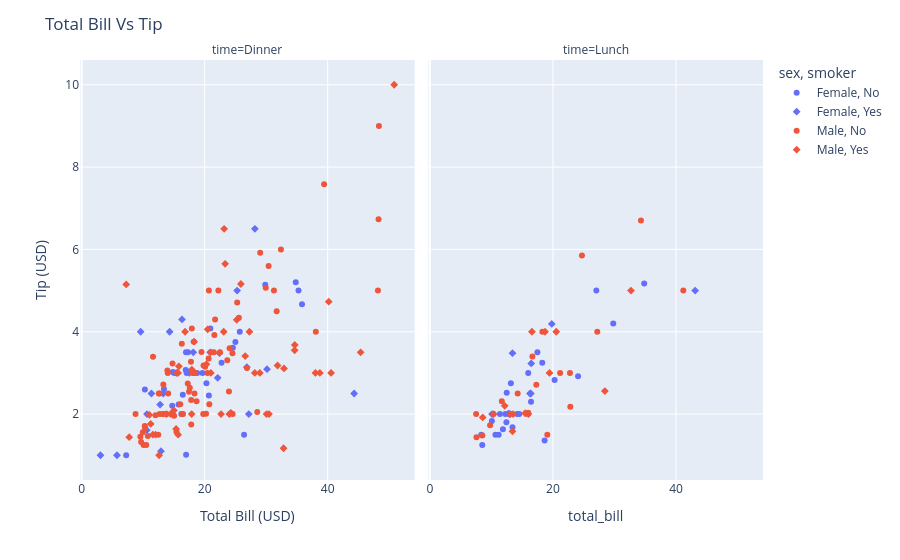

The cell this chart's notebook holds for it:
### Code cell
""" Data visualization with plotly """

""" scatter plot with plotly 

sns            |   px
===============================
kind='scatter' | px.scatter
data           | data_frame
hue            | color
col            | facet_col
row            | facet_row

"""
import plotly.express as px

plot = px.scatter(
    data_frame=tips,
    x='total_bill',
    y='tip',
    color='sex',
    facet_col='time',
    symbol='smoker'
)

plot.update_layout(
    xaxis_title='Total Bill (USD)',
    yaxis_title='Tip (USD)',
    title='Total Bill Vs Tip',
)

plot.show()

### Figure 1 — Plotly figure (JSON) as saved in the notebook; plotly's stock layout.template omitted (floating-point values rounded to 4 significant figures)
{"data": [{"hovertemplate": "sex=Female<br>smoker=No<br>time=Dinner<br>total_bill=%{x}<br>tip=%{y}<extra></extra>", "legendgroup": "Female, No", "marker": {"color": "#636efa", "symbol": "circle"}, "mode": "markers", "name": "Female, No", "orientation": "v", "showlegend": true, "x": [16.99, 24.59, 35.26, 14.83, 10.33, 16.97, 20.29, 15.77, 19.65, 15.06, 20.69, 16.93, 10.29, 34.81, 26.41, 16.45, 17.07, 14.73, 22.75, 20.92, 7.25, 25.71, 17.31, 29.85, 25.0, 13.39, 16.21, 35.83, 18.78], "xaxis": "x", "y": [1.01, 3.61, 5.0, 3.02, 1.67, 3.5, 2.75, 2.23, 3.0, 3.0, 2.45, 3.07, 2.6, 5.2, 1.5, 2.47, 3.0, 2.2, 3.25, 4.08, 1.0, 4.0, 3.5, 5.14, 3.75, 2.61, 2.0, 4.67, 3.0], "yaxis": "y", "type": "scatter"}, {"hovertemplate": "sex=Female<br>smoker=No<br>time=Lunch<br>total_bill=%{x}<br>tip=%{y}<extra></extra>", "legendgroup": "Female, No", "marker": {"color": "#636efa", "symbol": "circle"}, "mode": "markers", "name": "Female, No", "orientation": "v", "showlegend": false, "x": [10.07, 34.83, 10.65, 12.43, 24.08, 13.42, 12.48, 29.8, 14.52, 11.38, 20.27, 11.17, 12.26, 18.26, 8.51, 10.33, 14.15, 13.16, 17.47, 27.05, 16.43, 8.35, 18.64, 11.87, 15.98], "xaxis": "x2", "y": [1.83, 5.17, 1.5, 1.8, 2.92, 1.68, 2.52, 4.2, 2.0, 2.0, 2.83, 1.5, 2.0, 3.25, 1.25, 2.0, 2.0, 2.75, 3.5, 5.0, 2.3, 1.5, 1.36, 1.63, 3.0], "yaxis": "y2", "type": "scatter"}, {"hovertemplate": "sex=Female<br>smoker=Yes<br>time=Dinner<br>total_bill=%{x}<br>tip=%{y}<extra></extra>", "legendgroup": "Female, Yes", "marker": {"color": "#636efa", "symbol": "diamond"}, "mode": "markers", "name": "Female, Yes", "orientation": "v", "showlegend": true, "x": [3.07, 26.86, 25.28, 5.75, 16.32, 11.35, 15.38, 44.3, 22.42, 14.31, 17.51, 10.59, 10.63, 9.6, 20.9, 18.15, 12.76, 13.27, 28.17, 12.9, 30.14, 22.12, 27.18], "xaxis": "x", "y": [1.0, 3.14, 5.0, 1.0, 4.3, 2.5, 3.0, 2.5, 3.48, 4.0, 3.0, 1.61, 2.0, 4.0, 3.5, 3.5, 2.23, 2.5, 6.5, 1.1, 3.09, 2.88, 2.0], "yaxis": "y", "type": "scatter"}, {"hovertemplate": "sex=Female<br>smoker=Yes<br>time=Lunch<br>total_bill=%{x}<br>tip=%{y}<extra></extra>", "legendgroup": "Female, Yes", "marker": {"color": "#636efa", "symbol": "diamond"}, "mode": "markers", "name": "Female, Yes", "orientation": "v", "showlegend": false, "x": [19.81, 43.11, 13.0, 12.74, 13.0, 16.4, 16.47, 13.42, 16.27, 10.09], "xaxis": "x2", "y": [4.19, 5.0, 2.0, 2.01, 2.0, 2.5, 3.23, 3.48, 2.5, 2.0], "yaxis": "y2", "type": "scatter"}, {"hovertemplate": "sex=Male<br>smoker=No<br>time=Dinner<br>total_bill=%{x}<br>tip=%{y}<extra></extra>", "legendgroup": "Male, No", "marker": {"color": "#EF553B", "symbol": "circle"}, "mode": "markers", "name": "Male, No", "orientation": "v", "showlegend": true, "x": [10.34, 21.01, 23.68, 25.29, 8.77, 26.88, 15.04, 14.78, 10.27, 15.42, 18.43, 21.58, 16.29, 20.65, 17.92, 39.42, 19.82, 17.81, 13.37, 12.69, 21.7, 9.55, 18.35, 17.78, 24.06, 16.31, 18.69, 31.27, 16.04, 17.46, 13.94, 9.68, 30.4, 18.29, 22.23, 32.4, 28.55, 18.04, 12.54, 9.94, 25.56, 19.49, 48.27, 17.59, 20.08, 20.23, 12.02, 10.51, 22.49, 12.46, 18.24, 14.0, 38.07, 23.95, 29.93, 14.07, 13.13, 17.26, 24.55, 19.77, 48.17, 16.49, 21.5, 12.66, 13.81, 24.52, 20.76, 31.71, 20.69, 48.33, 20.45, 13.28, 11.61, 10.77, 10.07, 29.03, 17.82], "xaxis": "x", "y": [1.66, 3.5, 3.31, 4.71, 2.0, 3.12, 1.96, 3.23, 1.71, 1.57, 3.0, 3.92, 3.71, 3.35, 4.08, 7.58, 3.18, 2.34, 2.0, 2.0, 4.3, 1.45, 2.5, 3.27, 3.6, 2.0, 2.31, 5.0, 2.24, 2.54, 3.06, 1.32, 5.6, 3.0, 5.0, 6.0, 2.05, 3.0, 2.5, 1.56, 4.34, 3.51, 6.73, 2.64, 3.15, 2.01, 1.97, 1.25, 3.5, 1.5, 3.76, 3.0, 4.0, 2.55, 5.07, 2.5, 2.0, 2.74, 2.0, 2.0, 5.0, 2.0, 3.5, 2.5, 2.0, 3.48, 2.24, 4.5, 5.0, 9.0, 3.0, 2.72, 3.39, 1.47, 1.25, 5.92, 1.75], "yaxis": "y", "type": "scatter"}, {"hovertemplate": "sex=Male<br>smoker=No<br>time=Lunch<br>total_bill=%{x}<br>tip=%{y}<extra></extra>", "legendgroup": "Male, No", "marker": {"color": "#EF553B", "symbol": "circle"}, "mode": "markers", "name": "Male, No", "orientation": "v", "showlegend": false, "x": [27.2, 22.76, 17.29, 16.66, 15.98, 13.03, 18.28, 24.71, 21.16, 11.69, 14.26, 15.95, 8.52, 22.82, 19.08, 34.3, 41.19, 9.78, 7.51, 7.56], "xaxis": "x2", "y": [4.0, 3.0, 2.71, 3.4, 2.03, 2.0, 4.0, 5.85, 3.0, 2.31, 2.5, 2.0, 1.48, 2.18, 1.5, 6.7, 5.0, 1.73, 2.0, 1.44], "yaxis": "y2", "type": "scatter"}, {"hovertemplate": "sex=Male<br>smoker=Yes<br>time=Dinner<br>total_bill=%{x}<br>tip=%{y}<extra></extra>", "legendgroup": "Male, Yes", "marker": {"color": "#EF553B", "symbol": "diamond"}, "mode": "markers", "name": "Male, Yes", "orientation": "v", "showlegend": true, "x": [38.01, 11.24, 20.29, 13.81, 11.02, 18.29, 15.01, 17.92, 28.97, 40.17, 27.28, 12.03, 21.01, 15.36, 20.49, 25.21, 50.81, 15.81, 7.25, 31.85, 16.82, 32.9, 17.89, 14.48, 34.63, 34.65, 23.33, 45.35, 23.17, 40.55, 30.46, 23.1, 15.69, 26.59, 38.73, 24.27, 30.06, 25.89, 28.15, 11.59, 7.74, 24.01, 15.69, 15.53, 12.6, 32.83, 22.67], "xaxis": "x", "y": [3.0, 1.76, 3.21, 2.0, 1.98, 3.76, 2.09, 3.08, 3.0, 4.73, 4.0, 1.5, 3.0, 1.64, 4.06, 4.29, 10.0, 3.16, 5.15, 3.18, 4.0, 3.11, 2.0, 2.0, 3.55, 3.68, 5.65, 3.5, 6.5, 3.0, 2.0, 4.0, 1.5, 3.41, 3.0, 2.03, 2.0, 5.16, 3.0, 1.5, 1.44, 2.0, 3.0, 3.0, 1.0, 1.17, 2.0], "yaxis": "y", "type": "scatter"}, {"hovertemplate": "sex=Male<br>smoker=Yes<br>time=Lunch<br>total_bill=%{x}<br>tip=%{y}<extra></extra>", "legendgroup": "Male, Yes", "marker": {"color": "#EF553B", "symbol": "diamond"}, "mode": "markers", "name": "Male, Yes", "orientation": "v", "showlegend": false, "x": [19.44, 32.68, 16.0, 28.44, 15.48, 16.58, 10.34, 13.51, 18.71, 20.53, 12.16, 8.58, 13.42], "xaxis": "x2", "y": [3.0, 5.0, 2.0, 2.56, 2.02, 4.0, 2.0, 2.0, 4.0, 4.0, 2.2, 1.92, 1.58], "yaxis": "y2", "type": "scatter"}], "layout": {"xaxis": {"anchor": "y", "domain": [0.0, 0.49], "title": {"text": "Total Bill (USD)"}}, "yaxis": {"anchor": "x", "domain": [0.0, 1.0], "title": {"text": "Tip (USD)"}}, "xaxis2": {"anchor": "y2", "domain": [0.51, 1.0], "matches": "x", "title": {"text": "total_bill"}}, "yaxis2": {"anchor": "x2", "domain": [0.0, 1.0], "matches": "y", "showticklabels": false}, "annotations": [{"font": {}, "showarrow": false, "text": "time=Dinner", "x": 0.245, "xanchor": "center", "xref": "paper", "y": 1.0, "yanchor": "bottom", "yref": "paper"}, {"font": {}, "showarrow": false, "text": "time=Lunch", "x": 0.755, "xanchor": "center", "xref": "paper", "y": 1.0, "yanchor": "bottom", "yref": "paper"}], "legend": {"title": {"text": "sex, smoker"}, "tracegroupgap": 0}, "margin": {"t": 60}, "title": {"text": "Total Bill Vs Tip"}}}
